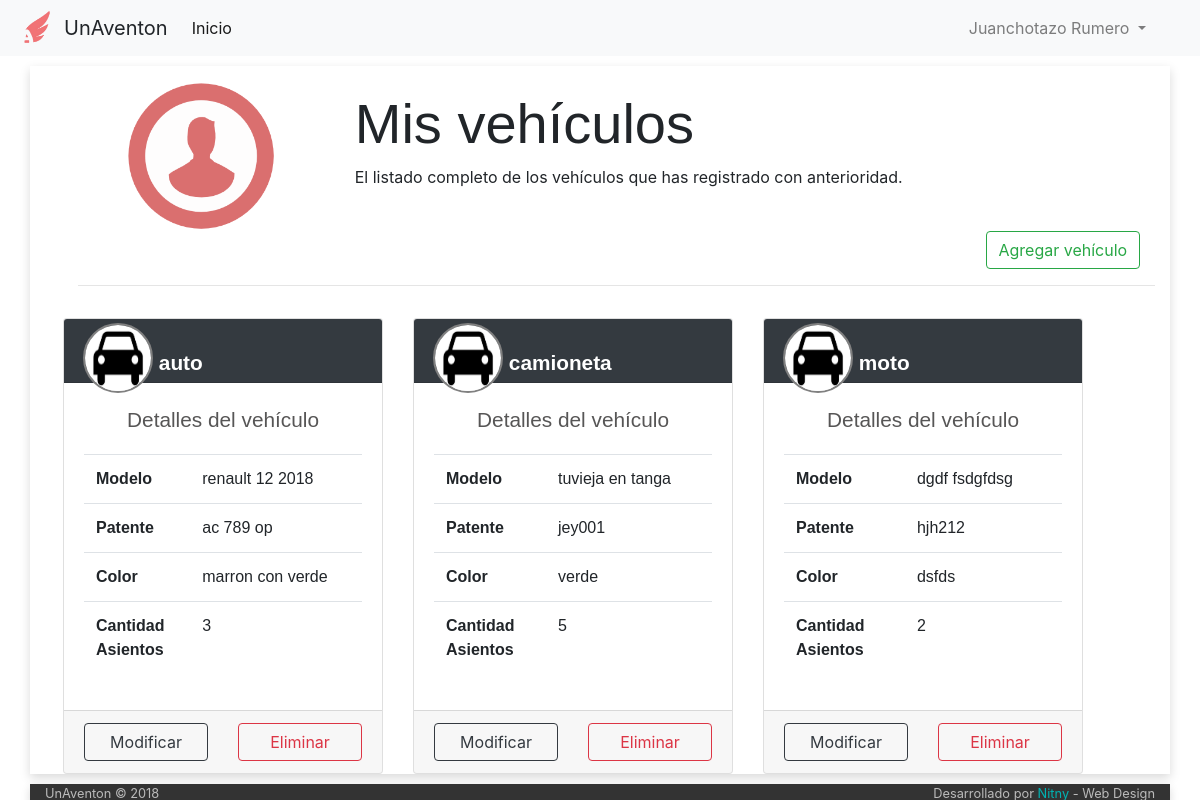
/listado-vehiculos (signed in), run on the app's committed database.
### tables this page shows
CREATE TABLE IF NOT EXISTS `vehiculo` (
  `idVehiculo` int(6) NOT NULL AUTO_INCREMENT,
  `idPropietario` int(6) NOT NULL,
  `cant_asientos` int(2) NOT NULL,
  `modelo` varchar(30) NOT NULL,
  `marca` varchar(30) NOT NULL,
  `color` varchar(20) NOT NULL,
  `patente` varchar(10) NOT NULL COMMENT 'puede ser patente extrangera',
  `estado` varchar(20) NOT NULL,
  `tipo` int(1) DEFAULT NULL,
  PRIMARY KEY (`idVehiculo`)
);

CREATE TABLE IF NOT EXISTS `tipo_vehiculo` (
  `idTipo` int(1) NOT NULL AUTO_INCREMENT,
  `icono` varchar(140) DEFAULT NULL,
  `tipo` varchar(11) NOT NULL,
  PRIMARY KEY (`idTipo`)
);

### index.php (called while the page is built, shortened)
<?php
	include ('php/inicio_body.php');
	$router = new Router;
	$vars = $router->get_variables();
	render($vars);
	include ('php/cierre_body.php');

### controller/listado-vehiculos.php (the view, shortened to what this page needs)
<?php
function render($vars = []){
	include('php/conexion.php');
	?>
		<div class="container" style="width:200rem; padding-left: 3rem">
		<div class="row">
		    <div class="col-md-3" style="text-align: center">
		      <img src="img/user.png" alt="imagen de usuario" style="width: 150px; margin-top: 15px">
		    </div>
		    <div class="col-md-8" style="margin-top: 1.5rem">
		      <h1 class="display-4" style="font-family: helvetica;">Mis vehículos</h1>
		      <p> El listado completo de los vehículos que has registrado con anterioridad. </p>
		    </div>
		</div>
		<div class="row">
			<div class="offset-10">
				<button type="button" class="btn btn-outline-success" data-toggle="modal" data-target="#CargarAuto">Agregar vehículo</button>
			</div>
		</div>
		 <hr>
	<?php
	$consulta = "select *, vehiculo.tipo as 'vehiculotipo'
							from vehiculo
							INNER JOIN tipo_vehiculo on vehiculo.tipo=tipo_vehiculo.idTipo
						  where idPropietario='$_SESSION[userId]'";
	$vehiculos=mysqli_query($conexion, $consulta)
			or die("error de la consulta:".mysqli_error($conexion));
	$vehiculo = mysqli_fetch_array($vehiculos);
	while($vehiculo){
		?>
		<div class="row" style="margin-top: 2rem">
			<div class="card-deck">
		<?php
		$elementosEnFila = 1;
		while(($vehiculo) &&($elementosEnFila <= 3)){
?>
				<div class="card" style="width: 20rem;">
							    <div class="card-header bg-dark text-white">
								    	<div class="profile-header-container">
								  			<div class="row" style="margin-top: -.5rem; margin-left: -1rem;">
								  				<div class="col col-md-4 profile-header-img">
											     	<img class="img-circle" src="img/icono_coche.jpg"/>
												</div>
												<div class="col col-md-8" style="margin-top: 1.5rem; margin-left: -1.7rem;">
											   		<p class="text-left tipo" style="font-family: helvetica; font-size: 1.3rem"> <?php echo $vehiculo['tipo'];?></p>
												</div>
								  			</div>
										</div>
								    </div>
							    <div class="card-body">
							      <h5 class="card-title text-center" style="font-family: sans-serif;font-size: 1.3rem;color: #575656; margin-top: .3rem; margin-bottom: 1.3rem;">Detalles del vehículo</h5>
									<table class="table">
									  <tbody>
									    <tr>
									      <th scope="row">Modelo</th>
									      <td><?php echo "$vehiculo[marca] $vehiculo[modelo]"; ?></td>
									    </tr>
									    <tr>
									      <th scope="row">Patente</th>
									      <td><?php echo $vehiculo['patente']; ?></td>
									    </tr>
									    <tr>
									      <th scope="row">Color</th>
									      <td style=""><?php echo $vehiculo['color']; ?></td>
									    </tr>
									    <tr>
									      <th scope="row">Cantidad<br>Asientos</th>
									      <td><?php echo $vehiculo['cant_asientos']; ?></td>
									    </tr>
									  </tbody>
									</table>
							    </div>
							    <div class="card-footer">
							      <div class="row">
							      	<div class="col col-md-6">
							      			<button type="button" class="btn btn-outline-dark btn-block">Modificar</button>
							      		</div>
							      		<div class="col col-md-6">
							      			<button type="button" class="btn btn-outline-danger btn-block">Eliminar</button>
							      		</div>
							      </div>
							    </div>
							  </div>
							  <?php
			$elementosEnFila++;
			$vehiculo = mysqli_fetch_array($vehiculos);
		}
		?>
		</div>
	</div>
		<?php
	}
	?>
	</div>
	<div class="container">
	<?php
}

### css/stylo.css (style rules this page uses)
body { background-color: #FFF; }
.container { margin-top: 10px; background-color: #fff; box-shadow: 0px 4px 10px #dadada; }

### css/estilo-listado-vehiculos.css (style rules this page uses)
.card-header { height: 4rem; }
.profile-header-img { width: 3rem; }
.profile-header-img > img.img-circle { width: 70px; height: 70px; max-width: 100px; max-height: 100px; -webkit-border-radius: 50%; -moz-border-radius: 50%; border-radius: 50%; border: 2px solid grey; }
.tipo { color: white; font-family: sans-serif; font-size: 40rem; font-weight: bold; }
th,tr { font-family: helvetica; }

### data on the page
vehiculo: tipo_vehiculo.tipo "auto", marca "renault 12", modelo "2018", patente "ac 789 op", color "marron con verde", cant_asientos "3"
vehiculo: tipo_vehiculo.tipo "camioneta", marca "tuvieja", modelo "en tanga", patente "jey001", color "verde", cant_asientos "5"
vehiculo: tipo_vehiculo.tipo "moto", marca "dgdf", modelo "fsdgfdsg", patente "hjh212", color "dsfds", cant_asientos "2"

### other printed values
$_SESSION['nombre'] "Juanchotazo"
$_SESSION['apellido'] "Rumero"
